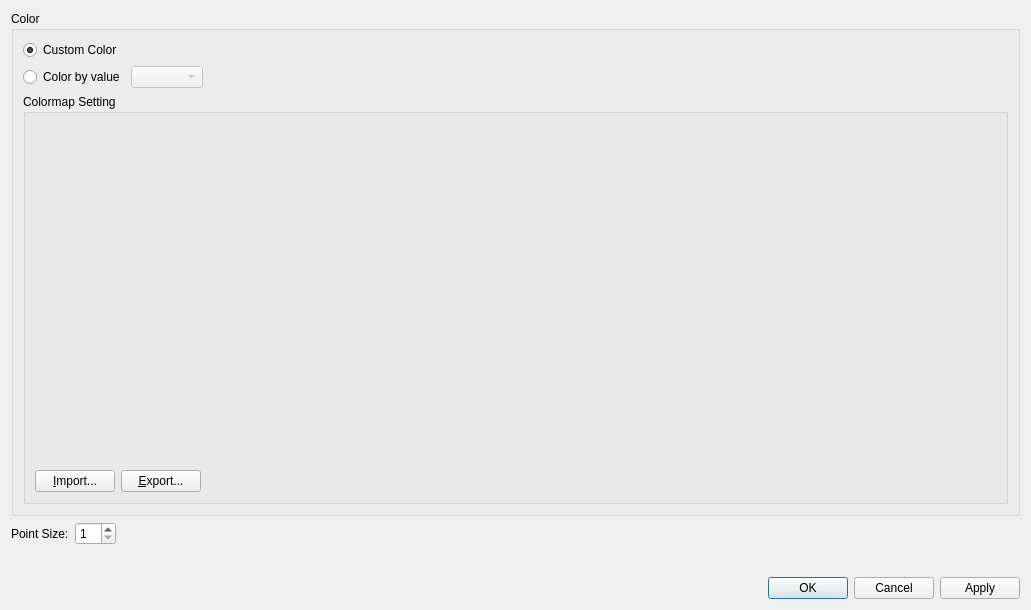
<?xml version="1.0" encoding="UTF-8"?>
<ui version="4.0">
 <class>Post3dWindowParticlesBaseScalarGroupDataItem_PropertyDialog</class>
 <widget class="QDialog" name="Post3dWindowParticlesBaseScalarGroupDataItem_PropertyDialog">
  <property name="geometry">
   <rect>
    <x>0</x>
    <y>0</y>
    <width>1031</width>
    <height>610</height>
   </rect>
  </property>
  <property name="windowTitle">
   <string>Particles Scalar Setting</string>
  </property>
  <layout class="QVBoxLayout" name="verticalLayout">
   <item>
    <widget class="QGroupBox" name="colorGroupBox">
     <property name="title">
      <string>Color</string>
     </property>
     <layout class="QVBoxLayout" name="verticalLayout_2" stretch="0,1">
      <item>
       <layout class="QGridLayout" name="gridLayout_3">
        <item row="0" column="0">
         <widget class="QRadioButton" name="customColorRadioButton">
          <property name="text">
           <string>Custom Color</string>
          </property>
          <property name="checked">
           <bool>true</bool>
          </property>
         </widget>
        </item>
        <item row="0" column="1">
         <layout class="QHBoxLayout" name="horizontalLayout_6">
          <item>
           <widget class="ColorEditWidget" name="customColorWidget">
            <property name="enabled">
             <bool>true</bool>
            </property>
            <property name="text">
             <string/>
            </property>
           </widget>
          </item>
          <item>
           <spacer name="horizontalSpacer_6">
            <property name="orientation">
             <enum>Qt::Horizontal</enum>
            </property>
            <property name="sizeHint" stdset="0">
             <size>
              <width>40</width>
              <height>20</height>
             </size>
            </property>
           </spacer>
          </item>
         </layout>
        </item>
        <item row="1" column="0">
         <widget class="QRadioButton" name="valueRadioButton">
          <property name="text">
           <string>Color by value</string>
          </property>
          <property name="checked">
           <bool>false</bool>
          </property>
         </widget>
        </item>
        <item row="1" column="1">
         <layout class="QHBoxLayout" name="horizontalLayout_7">
          <item>
           <widget class="QComboBox" name="valueComboBox">
            <property name="enabled">
             <bool>false</bool>
            </property>
           </widget>
          </item>
          <item>
           <spacer name="horizontalSpacer_7">
            <property name="orientation">
             <enum>Qt::Horizontal</enum>
            </property>
            <property name="sizeHint" stdset="0">
             <size>
              <width>40</width>
              <height>20</height>
             </size>
            </property>
           </spacer>
          </item>
         </layout>
        </item>
       </layout>
      </item>
      <item>
       <widget class="QGroupBox" name="colorMapGroupBox">
        <property name="title">
         <string>Colormap Setting</string>
        </property>
        <layout class="QVBoxLayout" name="verticalLayout_3" stretch="1,0">
         <item>
          <widget class="ColorMapSettingEditWidget" name="colorMapWidget" native="true"/>
         </item>
         <item>
          <layout class="QHBoxLayout" name="horizontalLayout_8">
           <item>
            <widget class="QPushButton" name="importButton">
             <property name="text">
              <string>&amp;Import...</string>
             </property>
            </widget>
           </item>
           <item>
            <widget class="QPushButton" name="exportButton">
             <property name="text">
              <string>&amp;Export...</string>
             </property>
            </widget>
           </item>
           <item>
            <spacer name="horizontalSpacer_8">
             <property name="orientation">
              <enum>Qt::Horizontal</enum>
             </property>
             <property name="sizeHint" stdset="0">
              <size>
               <width>40</width>
               <height>20</height>
              </size>
             </property>
            </spacer>
           </item>
          </layout>
         </item>
        </layout>
       </widget>
      </item>
     </layout>
    </widget>
   </item>
   <item>
    <layout class="QHBoxLayout" name="horizontalLayout_3">
     <item>
      <widget class="QLabel" name="pointSizeLabel">
       <property name="text">
        <string>Point Size:</string>
       </property>
      </widget>
     </item>
     <item>
      <layout class="QHBoxLayout" name="horizontalLayout">
       <item>
        <widget class="QSpinBox" name="pointSizeSpinBox">
         <property name="minimum">
          <number>1</number>
         </property>
        </widget>
       </item>
       <item>
        <spacer name="horizontalSpacer">
         <property name="orientation">
          <enum>Qt::Horizontal</enum>
         </property>
         <property name="sizeHint" stdset="0">
          <size>
           <width>40</width>
           <height>20</height>
          </size>
         </property>
        </spacer>
       </item>
      </layout>
     </item>
    </layout>
   </item>
   <item>
    <layout class="QHBoxLayout" name="horizontalLayout_2" stretch="0,1">
     <item>
      <widget class="TransparencyWidget" name="transparencyWidget" native="true"/>
     </item>
     <item>
      <spacer name="horizontalSpacer_2">
       <property name="orientation">
        <enum>Qt::Horizontal</enum>
       </property>
       <property name="sizeHint" stdset="0">
        <size>
         <width>40</width>
         <height>20</height>
        </size>
       </property>
      </spacer>
     </item>
    </layout>
   </item>
   <item>
    <widget class="QDialogButtonBox" name="buttonBox">
     <property name="orientation">
      <enum>Qt::Horizontal</enum>
     </property>
     <property name="standardButtons">
      <set>QDialogButtonBox::Apply|QDialogButtonBox::Cancel|QDialogButtonBox::Ok</set>
     </property>
    </widget>
   </item>
  </layout>
 </widget>
 <customwidgets>
  <customwidget>
   <class>ColorEditWidget</class>
   <extends>QLabel</extends>
   <header>guibase/widget/coloreditwidget.h</header>
   <container>1</container>
  </customwidget>
  <customwidget>
   <class>TransparencyWidget</class>
   <extends>QWidget</extends>
   <header>guibase/widget/transparencywidget.h</header>
   <container>1</container>
  </customwidget>
  <customwidget>
   <class>ColorMapSettingEditWidget</class>
   <extends>QWidget</extends>
   <header>guicore/scalarstocolors/colormapsettingeditwidget.h</header>
   <container>1</container>
  </customwidget>
 </customwidgets>
 <resources/>
 <connections>
  <connection>
   <sender>buttonBox</sender>
   <signal>accepted()</signal>
   <receiver>Post3dWindowParticlesBaseScalarGroupDataItem_PropertyDialog</receiver>
   <slot>accept()</slot>
   <hints>
    <hint type="sourcelabel">
     <x>257</x>
     <y>600</y>
    </hint>
    <hint type="destinationlabel">
     <x>157</x>
     <y>274</y>
    </hint>
   </hints>
  </connection>
  <connection>
   <sender>buttonBox</sender>
   <signal>rejected()</signal>
   <receiver>Post3dWindowParticlesBaseScalarGroupDataItem_PropertyDialog</receiver>
   <slot>reject()</slot>
   <hints>
    <hint type="sourcelabel">
     <x>325</x>
     <y>600</y>
    </hint>
    <hint type="destinationlabel">
     <x>286</x>
     <y>274</y>
    </hint>
   </hints>
  </connection>
  <connection>
   <sender>customColorRadioButton</sender>
   <signal>toggled(bool)</signal>
   <receiver>customColorWidget</receiver>
   <slot>setEnabled(bool)</slot>
   <hints>
    <hint type="sourcelabel">
     <x>87</x>
     <y>52</y>
    </hint>
    <hint type="destinationlabel">
     <x>130</x>
     <y>50</y>
    </hint>
   </hints>
  </connection>
  <connection>
   <sender>valueRadioButton</sender>
   <signal>toggled(bool)</signal>
   <receiver>valueComboBox</receiver>
   <slot>setEnabled(bool)</slot>
   <hints>
    <hint type="sourcelabel">
     <x>87</x>
     <y>85</y>
    </hint>
    <hint type="destinationlabel">
     <x>150</x>
     <y>85</y>
    </hint>
   </hints>
  </connection>
  <connection>
   <sender>valueRadioButton</sender>
   <signal>toggled(bool)</signal>
   <receiver>colorMapGroupBox</receiver>
   <slot>setEnabled(bool)</slot>
   <hints>
    <hint type="sourcelabel">
     <x>37</x>
     <y>80</y>
    </hint>
    <hint type="destinationlabel">
     <x>37</x>
     <y>119</y>
    </hint>
   </hints>
  </connection>
 </connections>
</ui>
